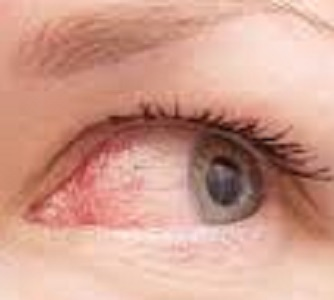
#> input picture driver_safety/data/raw/test/Open/_116.jpg, 334 x 300 px, found by its file name; its folder holds 4 pictures in this run
$ python preprocess.py
#> lines starting #> are read from the running program, lines starting #| are printed output that depends on the picture
"""
preprocess.py — Kaggle Drowsiness Dataset Loading & Preprocessing

Kaggle Dataset Structure:
  data/raw/
  ├── train/
  │   ├── Open/     (alert  → label 0)
  │   └── Closed/   (drowsy → label 1)
  └── test/
      ├── Open/
      └── Closed/

Images are grayscale eye crops (various sizes → resized to 64×64).

Download from:
  https://www.kaggle.com/datasets/prasadvpatil/mrl-dataset
  or https://www.kaggle.com/datasets/dheerajperumandla/drowsiness-dataset
"""

import os
import sys
import cv2
import numpy as np
from tqdm import tqdm
from sklearn.model_selection import train_test_split

sys.path.insert(0, os.path.dirname(os.path.dirname(os.path.abspath(__file__))))
from utils.config import (
    TRAIN_DIR, TEST_DIR, PROC_DIR,
    IMG_HEIGHT, IMG_WIDTH, IMG_CHANNELS,
    CLASS_FOLDERS, VALIDATION_SPLIT, RANDOM_SEED
)

VALID_EXTS = {".jpg", ".jpeg", ".png", ".bmp"}


# ─── Core Loaders ────────────────────────────────────────────────────────────

def load_images_from_folder(root_dir, augment_minority=True):
    """
    Load all eye images from the Kaggle folder structure.
    Applies CLAHE histogram equalisation for lighting robustness.

    Returns:
        X : np.ndarray  (N, H, W, 1)  float32 in [0,1]
        y : np.ndarray  (N,)          int
    """
#> called with root_dir = 'driver_safety/data/raw', augment_minority = True
    images, labels = [], []
    class_counts   = {}

    for class_name, label in CLASS_FOLDERS.items():
        class_dir = os.path.join(root_dir, class_name)
        if not os.path.isdir(class_dir):
            # Try case-insensitive match
            for d in os.listdir(root_dir):
                if d.lower() == class_name.lower():
                    class_dir = os.path.join(root_dir, d)
                    break

        if not os.path.isdir(class_dir):
            print(f"  [WARN] Folder not found: {class_dir}")
            continue

        files = [f for f in os.listdir(class_dir)
                 if os.path.splitext(f)[1].lower() in VALID_EXTS]

        print(f"  {class_name}: {len(files)} images")
        class_counts[label] = len(files)

        clahe = cv2.createCLAHE(clipLimit=2.0, tileGridSize=(4, 4))

        for fname in tqdm(files, desc=f"  Loading {class_name}", leave=False):
            fpath = os.path.join(class_dir, fname)
            img   = cv2.imread(fpath, cv2.IMREAD_GRAYSCALE)
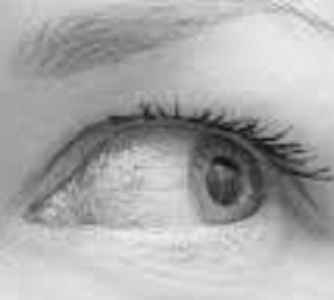
#> img: shape (300, 334); min 13, max 237, mean 171.3
            if img is None:
                continue

            img = cv2.resize(img, (IMG_WIDTH, IMG_HEIGHT))
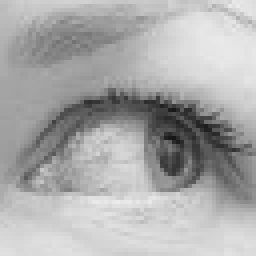
#> img: shape (64, 64) (shown 4 times larger); min 22, max 236, mean 171.2
            img = clahe.apply(img)          # Lighting normalisation
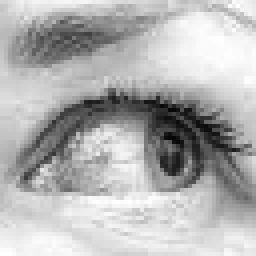
#> img: shape (64, 64) (shown 4 times larger); min 6, max 255, mean 178.8
            img = img.astype(np.float32) / 255.0

            images.append(img)
            labels.append(label)

    if not images:
        raise FileNotFoundError(
            f"No images found under: {root_dir}\n"
            f"Expected subfolders: {list(CLASS_FOLDERS.keys())}\n"
            f"Download from: https://www.kaggle.com/datasets/prasadvpatil/mrl-dataset"
        )

    X = np.array(images, dtype=np.float32)
    X = np.expand_dims(X, axis=-1)          # (N, H, W, 1)
    y = np.array(labels, dtype=np.int32)

    print(f"\n  Loaded {len(X)} images — "
          f"Alert:{class_counts.get(0,0)}, Drowsy:{class_counts.get(1,0)}")
    return X, y


def balance_classes(X, y):
    """Undersample majority class so both classes are equal size."""
    np.random.seed(RANDOM_SEED)
    classes, counts = np.unique(y, return_counts=True)
    n = counts.min()
    idx = []
    for c in classes:
        ci = np.where(y == c)[0]
        idx.extend(np.random.choice(ci, n, replace=False))
    idx = np.array(idx)
    np.random.shuffle(idx)
    print(f"  Balanced: {n} samples per class ({len(idx)} total)")
    return X[idx], y[idx]


def augment_images(X, y, factor=2):
    """
    Light augmentation to increase training set diversity.
    Applied ONLY to training split (not val/test).
    Augmentations: horizontal flip, small rotation, brightness jitter.
    """
#> called with X = array of shape (3, 64, 64, 1), y = array of shape (3,), factor = 3
    aug_X, aug_y = [X], [y]
    np.random.seed(RANDOM_SEED)

    for _ in range(factor - 1):
        X_aug = X.copy()
        for i in range(len(X_aug)):
            img = X_aug[i, :, :, 0]

            # Horizontal flip (50%)
            if np.random.rand() > 0.5:
                img = cv2.flip(img, 1)

            # Small rotation ±10°
            angle = np.random.uniform(-10, 10)
            M = cv2.getRotationMatrix2D(
                (IMG_WIDTH / 2, IMG_HEIGHT / 2), angle, 1.0
            )
            img = cv2.warpAffine(img, M, (IMG_WIDTH, IMG_HEIGHT))

            # Brightness jitter ±15%
            delta = np.random.uniform(-0.15, 0.15)
            img   = np.clip(img + delta, 0.0, 1.0)

            X_aug[i, :, :, 0] = img

        aug_X.append(X_aug)
        aug_y.append(y)

    return np.concatenate(aug_X), np.concatenate(aug_y)


# ─── Public API ───────────────────────────────────────────────────────────────

def load_kaggle_dataset():
    """
    Load Kaggle eye image dataset, balance classes,
    split into train / val / test.

    Returns
    -------
    X_train, X_val, X_test : (N, 64, 64, 1) float32
    y_train, y_val, y_test : (N,) int
    """
    os.makedirs(PROC_DIR, exist_ok=True)
    cache = os.path.join(PROC_DIR, "dataset.npz")

    if os.path.exists(cache):
        print("[INFO] Loading cached dataset...")
        d = np.load(cache)
        return d["X_tr"], d["X_v"], d["X_te"], d["y_tr"], d["y_v"], d["y_te"]

    print("\n[DATA] Loading Kaggle Drowsiness Dataset...")

    # Try train/test split folders first
    if os.path.isdir(TRAIN_DIR) and os.path.isdir(TEST_DIR):
        print(f"[DATA] Train folder: {TRAIN_DIR}")
        X_tr_raw, y_tr_raw = load_images_from_folder(TRAIN_DIR)
        print(f"[DATA] Test  folder: {TEST_DIR}")
        X_te, y_te = load_images_from_folder(TEST_DIR)

    elif os.path.isdir(os.path.join(
            os.path.dirname(TRAIN_DIR), "Open")):
        # Flat structure: data/raw/Open, data/raw/Closed
        from utils.config import RAW_DIR
        print(f"[DATA] Flat folder: {RAW_DIR}")
        X_all, y_all = load_images_from_folder(RAW_DIR)
        X_tr_raw, X_te, y_tr_raw, y_te = train_test_split(
            X_all, y_all, test_size=0.20,
            stratify=y_all, random_state=RANDOM_SEED
        )
    else:
        raise FileNotFoundError(
            "Dataset not found.\n"
            f"Expected: {TRAIN_DIR}/Open  and  {TRAIN_DIR}/Closed\n"
            "Download from: https://www.kaggle.com/datasets/prasadvpatil/mrl-dataset"
        )

    # Balance
    X_tr_raw, y_tr_raw = balance_classes(X_tr_raw, y_tr_raw)

    # Augment training set
    print("[DATA] Augmenting training images...")
    X_tr_aug, y_tr_aug = augment_images(X_tr_raw, y_tr_raw, factor=3)

    # Validation split from augmented training set
    X_tr, X_v, y_tr, y_v = train_test_split(
        X_tr_aug, y_tr_aug,
        test_size=VALIDATION_SPLIT,
        stratify=y_tr_aug,
        random_state=RANDOM_SEED
    )

    print(f"\n[DATA] Final splits:")
    print(f"  Train : {X_tr.shape}  classes: {np.bincount(y_tr)}")
    print(f"  Val   : {X_v.shape}   classes: {np.bincount(y_v)}")
    print(f"  Test  : {X_te.shape}  classes: {np.bincount(y_te)}")

    np.savez_compressed(cache,
                        X_tr=X_tr, X_v=X_v, X_te=X_te,
                        y_tr=y_tr, y_v=y_v, y_te=y_te)
    print(f"[DATA] Cached to {cache}")
    return X_tr, X_v, X_te, y_tr, y_v, y_te


def make_synthetic_dataset(n=2000):
    """
    Generate synthetic eye-like images for offline testing
    when Kaggle dataset is not yet downloaded.
    """
    np.random.seed(RANDOM_SEED)
    imgs, lbls = [], []
    for lbl in [0, 1]:
        for _ in range(n // 2):
            base = np.random.rand(IMG_HEIGHT, IMG_WIDTH).astype(np.float32)
            if lbl == 0:               # Open eye: brighter centre
                cx, cy = IMG_WIDTH//2, IMG_HEIGHT//2
                Y, X = np.ogrid[:IMG_HEIGHT, :IMG_WIDTH]
                mask = ((X-cx)**2 + (Y-cy)**2) < (IMG_WIDTH//4)**2
                base[mask] += 0.4
            else:                      # Closed eye: darker, flatter
                base *= 0.4
            imgs.append(np.clip(base, 0, 1))
            lbls.append(lbl)

    X = np.expand_dims(np.array(imgs, dtype=np.float32), -1)
    y = np.array(lbls, dtype=np.int32)
    idx = np.random.permutation(len(X))
    X, y = X[idx], y[idx]

    X_tr_raw, X_te, y_tr_raw, y_te = train_test_split(
        X, y, test_size=0.20, stratify=y, random_state=RANDOM_SEED
    )
    X_tr, X_v, y_tr, y_v = train_test_split(
        X_tr_raw, y_tr_raw, test_size=VALIDATION_SPLIT,
        stratify=y_tr_raw, random_state=RANDOM_SEED
    )
    print(f"[DATA] Synthetic — Train:{X_tr.shape} Val:{X_v.shape} Test:{X_te.shape}")
    return X_tr, X_v, X_te, y_tr, y_v, y_te


if __name__ == "__main__":
    try:
        splits = load_kaggle_dataset()
    except FileNotFoundError as e:
        print(e)
        print("\n[INFO] Running with synthetic data for demo...")
        splits = make_synthetic_dataset()
    print("Preprocessing OK.")
